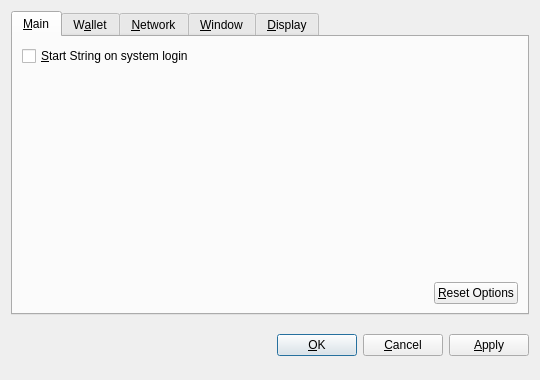
<?xml version="1.0" encoding="UTF-8"?>
<ui version="4.0">
 <class>OptionsDialog</class>
 <widget class="QDialog" name="OptionsDialog">
  <property name="geometry">
   <rect>
    <x>0</x>
    <y>0</y>
    <width>540</width>
    <height>380</height>
   </rect>
  </property>
  <property name="windowTitle">
   <string>Options</string>
  </property>
  <property name="modal">
   <bool>true</bool>
  </property>
  <layout class="QVBoxLayout" name="verticalLayout">
   <item>
    <widget class="QTabWidget" name="tabWidget">
     <property name="tabPosition">
      <enum>QTabWidget::North</enum>
     </property>
     <property name="currentIndex">
      <number>0</number>
     </property>
     <widget class="QWidget" name="tabMain">
      <attribute name="title">
       <string>&amp;Main</string>
      </attribute>
      <layout class="QVBoxLayout" name="verticalLayout_Main">
       <item>
        <widget class="QCheckBox" name="bitcoinAtStartup">
         <property name="toolTip">
          <string>Automatically start String after logging in to the system.</string>
         </property>
         <property name="text">
          <string>&amp;Start String on system login</string>
         </property>
        </widget>
       </item>
       <item>
        <spacer name="verticalSpacer_Main">
         <property name="orientation">
          <enum>Qt::Vertical</enum>
         </property>
         <property name="sizeHint" stdset="0">
          <size>
           <width>20</width>
           <height>40</height>
          </size>
         </property>
        </spacer>
       </item>
       <item>
        <layout class="QHBoxLayout" name="horizontalLayout_2_Main">
         <item>
          <spacer name="horizontalSpacer_2_Main">
           <property name="orientation">
            <enum>Qt::Horizontal</enum>
           </property>
           <property name="sizeHint" stdset="0">
            <size>
             <width>40</width>
             <height>20</height>
            </size>
           </property>
          </spacer>
         </item>
         <item>
          <widget class="QPushButton" name="resetButton">
           <property name="toolTip">
            <string>Reset all client options to default.</string>
           </property>
           <property name="text">
            <string>&amp;Reset Options</string>
           </property>
           <property name="autoDefault">
            <bool>false</bool>
           </property>
          </widget>
         </item>
        </layout>
       </item>
      </layout>
     </widget>
     <widget class="QWidget" name="tabWallet">
      <attribute name="title">
       <string>W&amp;allet</string>
      </attribute>
      <layout class="QVBoxLayout" name="verticalLayout_Network">
       <item>
        <widget class="QLabel" name="transactionFeeInfoLabel">
         <property name="text">
          <string>Optional transaction fee per kB that helps make sure your transactions are processed quickly. Most transactions are 1 kB.</string>
         </property>
         <property name="textFormat">
          <enum>Qt::PlainText</enum>
         </property>
         <property name="wordWrap">
          <bool>true</bool>
         </property>
        </widget>
       </item>
       <item>
        <layout class="QHBoxLayout" name="horizontalLayout_1_Main">
         <item>
          <widget class="QLabel" name="transactionFeeLabel">
           <property name="text">
            <string>Pay transaction &amp;fee</string>
           </property>
           <property name="textFormat">
            <enum>Qt::PlainText</enum>
           </property>
           <property name="buddy">
            <cstring>transactionFee</cstring>
           </property>
          </widget>
         </item>
         <item>
          <widget class="BitcoinAmountField" name="transactionFee"/>
         </item>
         <item>
          <spacer name="horizontalSpacer_1_Main">
           <property name="orientation">
            <enum>Qt::Horizontal</enum>
           </property>
           <property name="sizeHint" stdset="0">
            <size>
             <width>40</width>
             <height>20</height>
            </size>
           </property>
          </spacer>
         </item>
        </layout>
       </item>
       <item>
        <widget class="QLabel" name="label">
         <property name="text">
          <string>If you disable the spending of unconfirmed change, the change from a transaction cannot be used until that transaction has at least one confirmation. This also affects how your balance is computed.</string>
         </property>
         <property name="wordWrap">
          <bool>true</bool>
         </property>
        </widget>
       </item>
       <item>
        <widget class="QCheckBox" name="spendZeroConfChange">
         <property name="text">
          <string>Spend unconfirmed change  (experts only)</string>
         </property>
        </widget>
       </item>
       <item>
        <spacer name="verticalSpacer">
         <property name="orientation">
          <enum>Qt::Vertical</enum>
         </property>
         <property name="sizeHint" stdset="0">
          <size>
           <width>20</width>
           <height>40</height>
          </size>
         </property>
        </spacer>
       </item>
      </layout>
     </widget>
     <widget class="QWidget" name="tabNetwork">
      <attribute name="title">
       <string>&amp;Network</string>
      </attribute>
      <layout class="QVBoxLayout" name="verticalLayout_Network">
       <item>
        <widget class="QCheckBox" name="mapPortUpnp">
         <property name="toolTip">
          <string>Automatically open the String client port on the router. This only works when your router supports UPnP and it is enabled.</string>
         </property>
         <property name="text">
          <string>Map port using &amp;UPnP</string>
         </property>
        </widget>
       </item>
       <item>
        <widget class="QCheckBox" name="connectSocks">
         <property name="toolTip">
          <string>Connect to the String network through a SOCKS proxy (e.g. when connecting through Tor).</string>
         </property>
         <property name="text">
          <string>&amp;Connect through SOCKS proxy:</string>
         </property>
        </widget>
       </item>
       <item>
        <layout class="QHBoxLayout" name="horizontalLayout_Network">
         <item>
          <widget class="QLabel" name="proxyIpLabel">
           <property name="text">
            <string>Proxy &amp;IP:</string>
           </property>
           <property name="textFormat">
            <enum>Qt::PlainText</enum>
           </property>
           <property name="buddy">
            <cstring>proxyIp</cstring>
           </property>
          </widget>
         </item>
         <item>
          <widget class="QValidatedLineEdit" name="proxyIp">
           <property name="maximumSize">
            <size>
             <width>140</width>
             <height>16777215</height>
            </size>
           </property>
           <property name="toolTip">
            <string>IP address of the proxy (e.g. 127.0.0.1)</string>
           </property>
          </widget>
         </item>
         <item>
          <widget class="QLabel" name="proxyPortLabel">
           <property name="text">
            <string>&amp;Port:</string>
           </property>
           <property name="textFormat">
            <enum>Qt::PlainText</enum>
           </property>
           <property name="buddy">
            <cstring>proxyPort</cstring>
           </property>
          </widget>
         </item>
         <item>
          <widget class="QLineEdit" name="proxyPort">
           <property name="maximumSize">
            <size>
             <width>55</width>
             <height>16777215</height>
            </size>
           </property>
           <property name="toolTip">
            <string>Port of the proxy (e.g. 9050)</string>
           </property>
          </widget>
         </item>
         <item>
          <widget class="QLabel" name="socksVersionLabel">
           <property name="text">
            <string>SOCKS &amp;Version:</string>
           </property>
           <property name="textFormat">
            <enum>Qt::PlainText</enum>
           </property>
           <property name="buddy">
            <cstring>socksVersion</cstring>
           </property>
          </widget>
         </item>
         <item>
          <widget class="QValueComboBox" name="socksVersion">
           <property name="toolTip">
            <string>SOCKS version of the proxy (e.g. 5)</string>
           </property>
          </widget>
         </item>
         <item>
          <spacer name="horizontalSpacer_Network">
           <property name="orientation">
            <enum>Qt::Horizontal</enum>
           </property>
           <property name="sizeHint" stdset="0">
            <size>
             <width>40</width>
             <height>20</height>
            </size>
           </property>
          </spacer>
         </item>
        </layout>
       </item>
       <item>
        <spacer name="verticalSpacer_Network">
         <property name="orientation">
          <enum>Qt::Vertical</enum>
         </property>
         <property name="sizeHint" stdset="0">
          <size>
           <width>20</width>
           <height>40</height>
          </size>
         </property>
        </spacer>
       </item>
      </layout>
     </widget>
     <widget class="QWidget" name="tabWindow">
      <attribute name="title">
       <string>&amp;Window</string>
      </attribute>
      <layout class="QVBoxLayout" name="verticalLayout_Window">
       <item>
        <widget class="QCheckBox" name="minimizeToTray">
         <property name="toolTip">
          <string>Show only a tray icon after minimizing the window.</string>
         </property>
         <property name="text">
          <string>&amp;Minimize to the tray instead of the taskbar</string>
         </property>
        </widget>
       </item>
       <item>
        <widget class="QCheckBox" name="minimizeOnClose">
         <property name="toolTip">
          <string>Minimize instead of exit the application when the window is closed. When this option is enabled, the application will be closed only after selecting Quit in the menu.</string>
         </property>
         <property name="text">
          <string>M&amp;inimize on close</string>
         </property>
        </widget>
       </item>
       <item>
        <spacer name="verticalSpacer_Window">
         <property name="orientation">
          <enum>Qt::Vertical</enum>
         </property>
         <property name="sizeHint" stdset="0">
          <size>
           <width>20</width>
           <height>40</height>
          </size>
         </property>
        </spacer>
       </item>
      </layout>
     </widget>
     <widget class="QWidget" name="tabDisplay">
      <attribute name="title">
       <string>&amp;Display</string>
      </attribute>
      <layout class="QVBoxLayout" name="verticalLayout_Display">
       <item>
        <layout class="QHBoxLayout" name="horizontalLayout_1_Display">
         <item>
          <widget class="QLabel" name="langLabel">
           <property name="text">
            <string>User Interface &amp;language:</string>
           </property>
           <property name="textFormat">
            <enum>Qt::PlainText</enum>
           </property>
           <property name="buddy">
            <cstring>lang</cstring>
           </property>
          </widget>
         </item>
         <item>
          <widget class="QValueComboBox" name="lang">
           <property name="toolTip">
            <string>The user interface language can be set here. This setting will take effect after restarting String.</string>
           </property>
          </widget>
         </item>
        </layout>
       </item>
       <item>
        <layout class="QHBoxLayout" name="horizontalLayout_2_Display">
         <item>
          <widget class="QLabel" name="unitLabel">
           <property name="text">
            <string>&amp;Unit to show amounts in:</string>
           </property>
           <property name="textFormat">
            <enum>Qt::PlainText</enum>
           </property>
           <property name="buddy">
            <cstring>unit</cstring>
           </property>
          </widget>
         </item>
         <item>
          <widget class="QValueComboBox" name="unit">
           <property name="toolTip">
            <string>Choose the default subdivision unit to show in the interface and when sending coins.</string>
           </property>
          </widget>
         </item>
        </layout>
       </item>
       <item>
        <widget class="QCheckBox" name="displayAddresses">
         <property name="toolTip">
          <string>Whether to show String addresses in the transaction list or not.</string>
         </property>
         <property name="text">
          <string>&amp;Display addresses in transaction list</string>
         </property>
        </widget>
       </item>
       <item>
        <widget class="QCheckBox" name="coinControlFeatures">
         <property name="toolTip">
          <string>Whether to show coin control features or not.</string>
         </property>
         <property name="text">
          <string>Display coin &amp;control features (experts only!)</string>
         </property>
        </widget>
       </item>
       <item>
        <spacer name="verticalSpacer_Display">
         <property name="orientation">
          <enum>Qt::Vertical</enum>
         </property>
         <property name="sizeHint" stdset="0">
          <size>
           <width>20</width>
           <height>40</height>
          </size>
         </property>
        </spacer>
       </item>
      </layout>
     </widget>
    </widget>
   </item>
   <item>
    <layout class="QHBoxLayout" name="horizontalLayout_Buttons">
     <item>
      <spacer name="horizontalSpacer_1">
       <property name="orientation">
        <enum>Qt::Horizontal</enum>
       </property>
       <property name="sizeHint" stdset="0">
        <size>
         <width>40</width>
         <height>48</height>
        </size>
       </property>
      </spacer>
     </item>
     <item>
      <widget class="QLabel" name="statusLabel">
       <property name="font">
        <font>
         <weight>75</weight>
         <bold>true</bold>
        </font>
       </property>
       <property name="text">
        <string/>
       </property>
       <property name="textFormat">
        <enum>Qt::PlainText</enum>
       </property>
       <property name="wordWrap">
        <bool>true</bool>
       </property>
      </widget>
     </item>
     <item>
      <spacer name="horizontalSpacer_2">
       <property name="orientation">
        <enum>Qt::Horizontal</enum>
       </property>
       <property name="sizeHint" stdset="0">
        <size>
         <width>40</width>
         <height>48</height>
        </size>
       </property>
      </spacer>
     </item>
     <item>
      <widget class="QPushButton" name="okButton">
       <property name="text">
        <string>&amp;OK</string>
       </property>
      </widget>
     </item>
     <item>
      <widget class="QPushButton" name="cancelButton">
       <property name="text">
        <string>&amp;Cancel</string>
       </property>
       <property name="autoDefault">
        <bool>false</bool>
       </property>
      </widget>
     </item>
     <item>
      <widget class="QPushButton" name="applyButton">
       <property name="text">
        <string>&amp;Apply</string>
       </property>
       <property name="autoDefault">
        <bool>false</bool>
       </property>
      </widget>
     </item>
    </layout>
   </item>
  </layout>
 </widget>
 <customwidgets>
  <customwidget>
   <class>BitcoinAmountField</class>
   <extends>QSpinBox</extends>
   <header>bitcoinamountfield.h</header>
  </customwidget>
  <customwidget>
   <class>QValueComboBox</class>
   <extends>QComboBox</extends>
   <header>qvaluecombobox.h</header>
  </customwidget>
  <customwidget>
   <class>QValidatedLineEdit</class>
   <extends>QLineEdit</extends>
   <header>qvalidatedlineedit.h</header>
  </customwidget>
 </customwidgets>
 <resources/>
 <connections/>
</ui>
